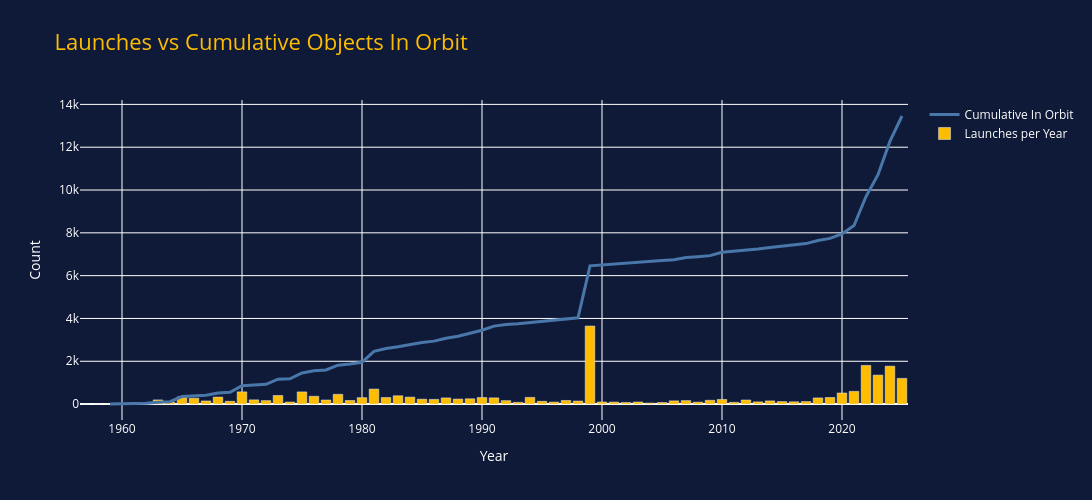

Notebook code cell kept with this figure:
### Markdown cell above
## Objects added by year, showing remaining in orbit

### Code cell
fig = go.Figure()

# Add cumulative line
fig.add_trace(go.Scatter(
    x=cumulative_by_year.index,
    y=cumulative_by_year.values,
    #mode='lines+markers',
    mode='lines',
    name='Cumulative In Orbit',
    line=dict(color='#4977AA', width=3),
    marker=dict(color=linecol, size=6)
))

# Add yearly launches as bars
fig.add_trace(go.Bar(
    x=launches_by_year.index,
    y=launches_by_year.values,
    name='Launches per Year',
    marker_color='#FFBD02'
))

# Apply custom styling
fig.update_layout(
    title='Launches vs Cumulative Objects In Orbit',
    title_font=dict(color='#FFBD02', size=22),
    plot_bgcolor='#0F1A38',
    paper_bgcolor='#0F1A38',
    font=dict(color=linecol),
    xaxis=dict(title='Year', color=linecol, gridcolor=linecol),
    yaxis=dict(title='Count', color=linecol, gridcolor=linecol),
    legend=dict(font=dict(color=linecol)),
    barmode='overlay',
    width=1200,
    height=500
)

fig.show()

### Figure 1 — Plotly figure (JSON) as saved in the notebook; plotly's stock layout.template omitted (floating-point values rounded to 4 significant figures)
{"data": [{"line": {"color": "#4977AA", "width": 3}, "marker": {"color": "#ffffff", "size": 6}, "mode": "lines", "name": "Cumulative In Orbit", "type": "scatter", "x": [1959.0, 1960.0, 1961.0, 1962.0, 1963.0, 1964.0, 1965.0, 1966.0, 1967.0, 1968.0, 1969.0, 1970.0, 1971.0, 1972.0, 1973.0, 1974.0, 1975.0, 1976.0, 1977.0, 1978.0, 1979.0, 1980.0, 1981.0, 1982.0, 1983.0, 1984.0, 1985.0, 1986.0, 1987.0, 1988.0, 1989.0, 1990.0, 1991.0, 1992.0, 1993.0, 1994.0, 1995.0, 1996.0, 1997.0, 1998.0, 1999.0, 2000.0, 2001.0, 2002.0, 2003.0, 2004.0, 2005.0, 2006.0, 2007.0, 2008.0, 2009.0, 2010.0, 2011.0, 2012.0, 2013.0, 2014.0, 2015.0, 2016.0, 2017.0, 2018.0, 2019.0, 2020.0, 2021.0, 2022.0, 2023.0, 2024.0, 2025.0], "y": [4, 14, 22, 34, 89, 114, 353, 386, 417, 516, 549, 857, 892, 925, 1164, 1184, 1452, 1552, 1594, 1819, 1874, 1951, 2463, 2598, 2675, 2792, 2879, 2941, 3076, 3168, 3300, 3449, 3643, 3718, 3748, 3801, 3841, 3900, 3967, 4032, 6459, 6503, 6559, 6592, 6642, 6671, 6707, 6739, 6850, 6888, 6935, 7094, 7142, 7185, 7241, 7319, 7375, 7436, 7497, 7644, 7740, 7951, 8338, 9695, 10717, 12281, 13458]}, {"marker": {"color": "#FFBD02"}, "name": "Launches per Year", "type": "bar", "x": [1957.0, 1958.0, 1959.0, 1960.0, 1961.0, 1962.0, 1963.0, 1964.0, 1965.0, 1966.0, 1967.0, 1968.0, 1969.0, 1970.0, 1971.0, 1972.0, 1973.0, 1974.0, 1975.0, 1976.0, 1977.0, 1978.0, 1979.0, 1980.0, 1981.0, 1982.0, 1983.0, 1984.0, 1985.0, 1986.0, 1987.0, 1988.0, 1989.0, 1990.0, 1991.0, 1992.0, 1993.0, 1994.0, 1995.0, 1996.0, 1997.0, 1998.0, 1999.0, 2000.0, 2001.0, 2002.0, 2003.0, 2004.0, 2005.0, 2006.0, 2007.0, 2008.0, 2009.0, 2010.0, 2011.0, 2012.0, 2013.0, 2014.0, 2015.0, 2016.0, 2017.0, 2018.0, 2019.0, 2020.0, 2021.0, 2022.0, 2023.0, 2024.0, 2025.0], "y": [3, 3, 7, 22, 40, 58, 194, 88, 339, 273, 147, 327, 130, 570, 197, 162, 402, 95, 569, 364, 191, 456, 169, 300, 701, 306, 389, 325, 228, 219, 288, 234, 247, 305, 291, 161, 82, 313, 129, 93, 169, 142, 3645, 99, 94, 76, 99, 49, 75, 150, 162, 91, 177, 216, 82, 191, 103, 149, 116, 107, 117, 287, 307, 518, 593, 1806, 1353, 1771, 1200]}], "layout": {"barmode": "overlay", "font": {"color": "#ffffff"}, "height": 500, "legend": {"font": {"color": "#ffffff"}}, "paper_bgcolor": "#0F1A38", "plot_bgcolor": "#0F1A38", "title": {"font": {"color": "#FFBD02", "size": 22}, "text": "Launches vs Cumulative Objects In Orbit"}, "width": 1200, "xaxis": {"color": "#ffffff", "gridcolor": "#ffffff", "title": {"text": "Year"}}, "yaxis": {"color": "#ffffff", "gridcolor": "#ffffff", "title": {"text": "Count"}}}}
